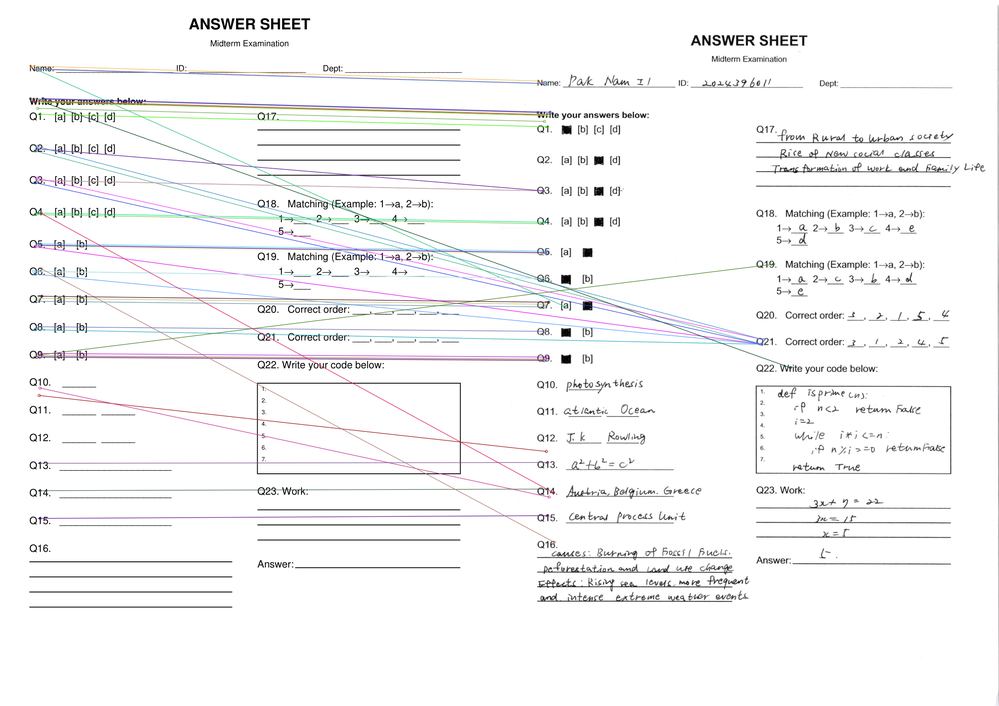
#> input picture feature_matches.png, 999 x 706 px, shrunk from 2482 x 1754 before the run
$ python -i image_processing.py   (imports and definitions only)
#> lines starting #> are read from the running program, lines starting #| are printed output that depends on the picture; after the words box and inside, x2 and y2 are one past the last pixel; in counts of white or black regions, pixels touching at a corner belong together
# image_processing.py
import cv2
import numpy as np

def preprocess_image(image_path):
#> called with image_path = 'feature_matches.png'
    img = cv2.imread(image_path)
#> img is the input picture: shape (706, 999, 3); mean B, G, R 245.9, 245.4, 245.4
    gray = cv2.cvtColor(img, cv2.COLOR_BGR2GRAY)
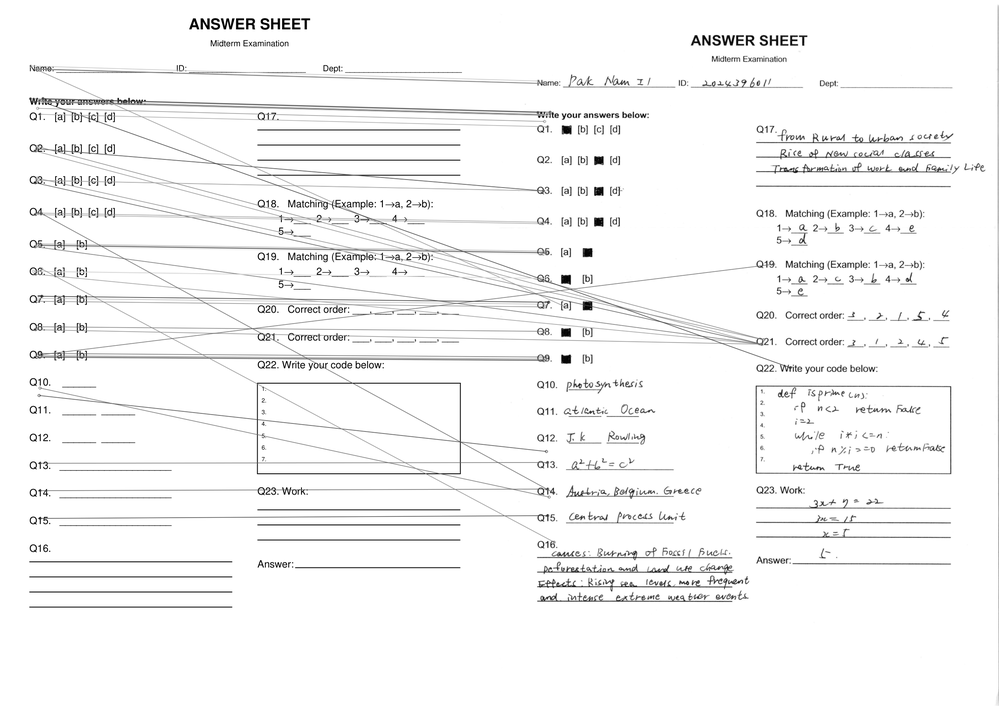
#> gray: shape (706, 999); min 0, max 255, mean 245.5

    blur = cv2.GaussianBlur(gray, (5, 5), 0)
    _, thresh = cv2.threshold(blur, 0, 255, cv2.THRESH_BINARY + cv2.THRESH_OTSU)
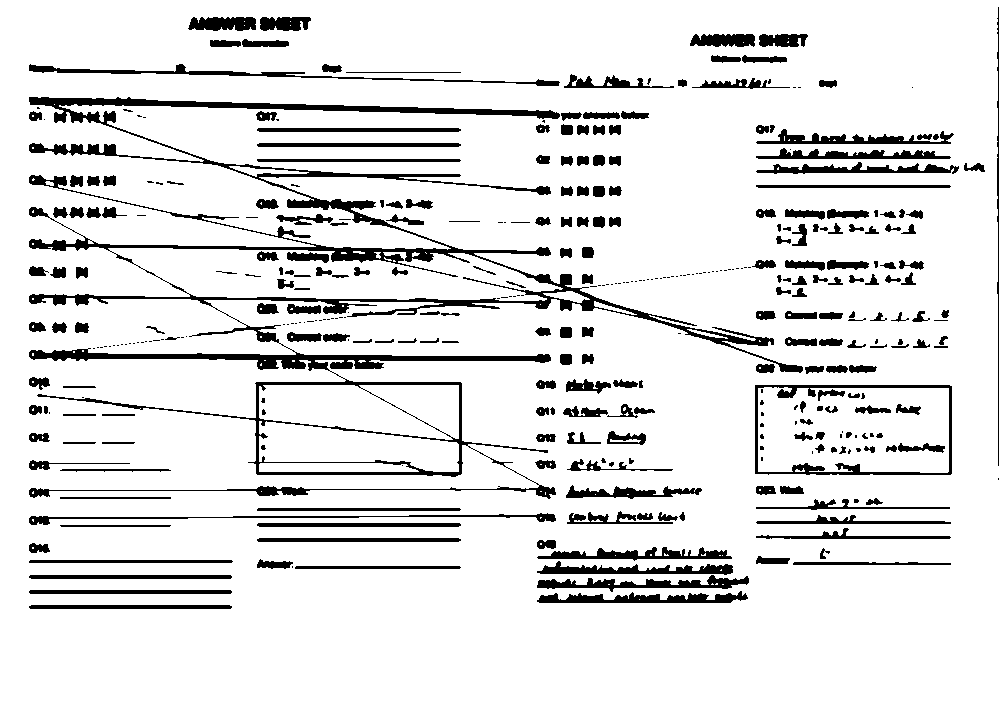
#> thresh: shape (706, 999); 88.9% white; 380 black regions (134 under 20 px), largest, box (x1, y1, x2, y2) and area: (29, 97, 803, 499) 25635, (755, 385, 952, 475) 2063, (29, 64, 560, 86) 1647

    return thresh

def extract_region(image, bbox):
    x1, y1, x2, y2 = bbox
    return image[y1:y2, x1:x2]

>>> result = preprocess_image('feature_matches.png')
